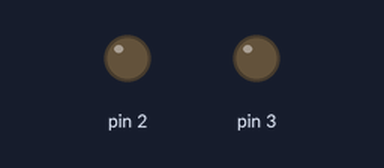
The sketch below on a simulated Arduino Uno, built with avr-gcc and run on an emulated ATmega328P. On the bench: output pins drawn as LEDs (lit = HIGH).

Above: at 1.6 s.
At 6.25 s:
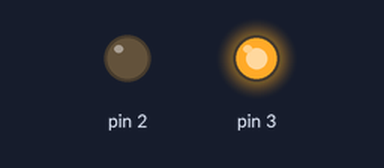
Timing chart, 0 to 7.1 s (numbered marks = the images above):
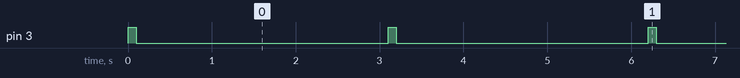

Measured:
- by itself, pin 3: alternates HIGH for 0.10 s and LOW for 3.0 s

The sketch:

sketch_may10b.ino
```cpp
void setup() {
  // put your setup code here, to run once:
  pinMode(3, OUTPUT);
  pinMode(2, OUTPUT);
  digitalWrite(2, LOW);

}

void loop() {
  digitalWrite(3,HIGH);
  delay(100);
  digitalWrite(3, LOW);
  delay(3000);

}
```
